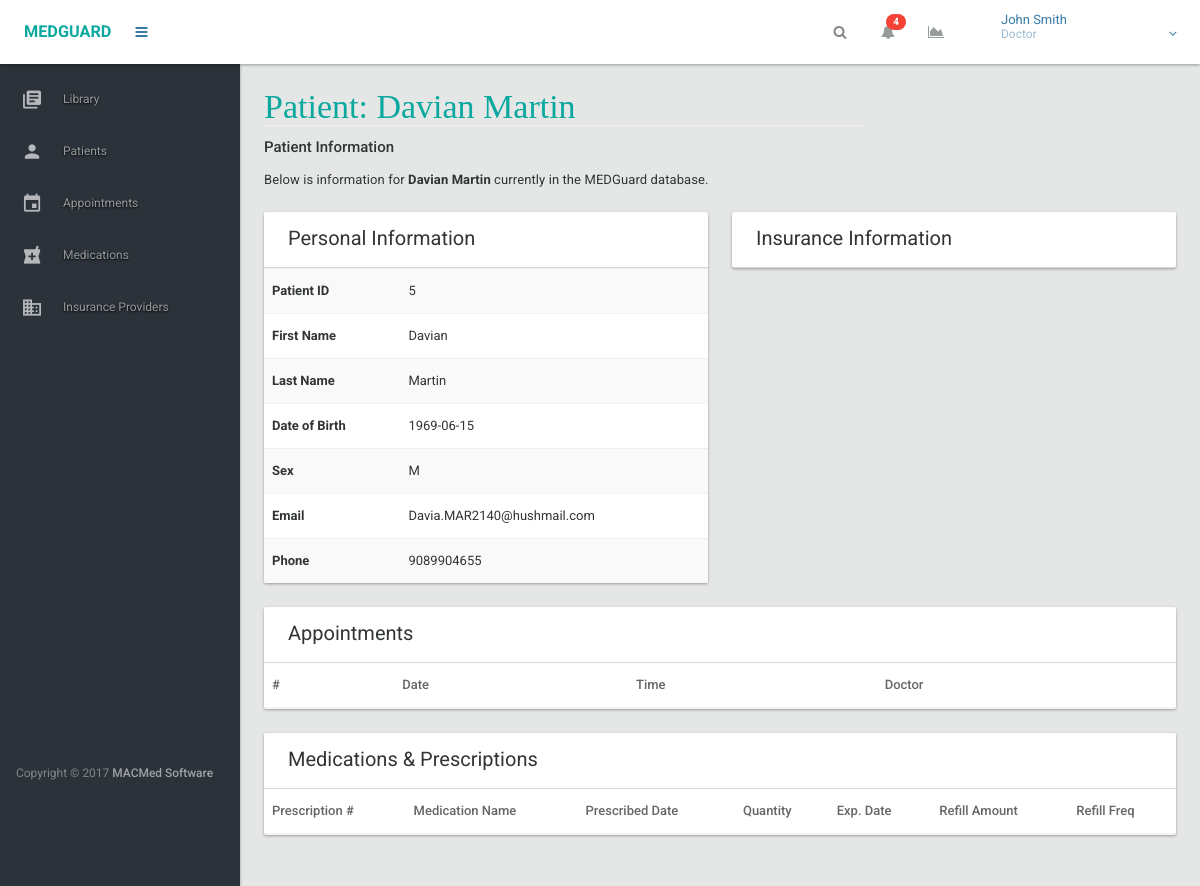
Screenshot of /patients/5 (signed in) with the database file from the repository.
### models.py (models this page shows, shortened)
class Roles(db.Model):
	__tablename__ = 'roles'
	role_id = db.Column(db.Integer, primary_key=True)
	name = db.Column(db.String(50), nullable=False)
	role = db.relationship('User_level', foreign_keys = 'User_level.role_id', backref='role')

class Users(db.Model):
	__tablename__ = 'users'
	user_id = db.Column(db.Integer, primary_key=True)
	last_name = db.Column(db.String(20), nullable=False)
	first_name = db.Column(db.String(20), nullable=False)
	sex = db.Column(db.String(1), nullable=False)
	dob = db.Column(db.Date, nullable=False)
	username = db.Column(db.String, unique=True, nullable=False)
	password = db.Column(db.String, nullable=False)
	email = db.Column(db.String, unique=True, nullable=False)
	phone_num = db.Column(db.String(10))
	user_presc = db.relationship('UserMedications', foreign_keys = 'UserMedications.user_id', backref = 'user_presc')
	user_insur = db.relationship('UserInsurance', foreign_keys = 'UserInsurance.user_id', backref = 'user_insur')
	user_role = db.relationship('User_level', foreign_keys = 'User_level.user_id', backref = 'user_role')
	appts = db.relationship('PatientAppt', foreign_keys = 'PatientAppt.patient_id', backref = 'appts')
	doc = db.relationship('PatientAppt', foreign_keys = 'PatientAppt.doctor_id', backref = 'doc')

### views.py (the view)
@app.route('/patients/<user_id>')
@login_required
def view_single_patient(user_id):
	data = Users.query.filter(Users.user_id == user_id).first()
	return render_template('patients-single.html', main_nav = render_nav('main'), data=data, logged_user = logged_in_user_all(), page_title='Patient: ' + data.first_name + ' ' + data.last_name)

### controller.py (called while the page is built)
def get_user_role(user_id):
	user = User_level.query.filter_by(user_id=user_id).first()
	if user is not None:
		return user.role_id
	else:
		return False

def get_role_name(role_id):
	role = Roles.query.filter_by(role_id=role_id).first()
	return role.name

### nav.py (called while the page is built)
def render_nav(location):
	if location == "main":
		return render_nav_main()

def render_nav_main():
	links = []
	user_id = session['user_id']
	role = get_user_role(user_id)
	for page in PAGE_ACCESS[role]:
		links.append(mg_get_link(page))
	return links

### user.py (called while the page is built)
def get_logged_in_user_all():
	user_id = session['user_id']
	user = Users.query.filter(Users.user_id == user_id).first()
	user_dict = {}
	user_dict['full_name'] = getattr(user, 'first_name') + " " + getattr(user, 'last_name')
	user_dict['role_name'] = get_role_name(get_user_role(user_id))
	return user_dict

def logged_in_user_all():
	if session['logged_in'] == True:
		return get_logged_in_user_all()

### views.py (called while the page is built)
def login_required(test):
	@wraps(test)
	def wrap(*args, **kwargs):
		if 'logged_in' in session:
			return test(*args, **kwargs)
		else:
			flash('You need to login first')
			return redirect(url_for('login'))
	return wrap

### templates/patients-single.html (shortened to what this page needs)
{% extends "dashboard.html" %}
{% block content %}
<div class="row">
	<div class="col-lg-12">
		<h4>Patient Information</h4>
	</div>
	<div class="col-md-8">
		<article class="margin-bottom-xxl">
			<p>
				Below is information for <b>{{ data.first_name }} {{ data.last_name }}</b> currently in the MEDGuard database.
			</p>
		</article>
	</div>
	<div class="col-lg-6">
		<div class="card card-underline">
			<div class="card-head">
				<header>Personal Information</header>
			</div>
			<div class="card-body no-padding">
				<div class="table-responsive no-margin">
					<table class="table table-striped no-margin">
						<tbody>
							<tr><td><b>Patient ID</b></td><td>{{ data.user_id }}</td>
							<tr><td><b>First Name</b></td><td>{{ data.first_name }}</td></tr>
							<tr><td><b>Last Name</b></td><td>{{ data.last_name }}</td></tr>
							<tr><td><b>Date of Birth</b></td><td>{{ data.dob }}</td></tr>
							<tr><td><b>Sex</b></td><td>{{ data.sex }}</td></tr>
							<tr><td><b>Email</b></td><td>{{ data.email }}</td></tr>
							<tr><td><b>Phone</b></td><td>{{ data.phone_num }}</td></tr>
						</tbody>
					</table>
				</div>
			</div>
		</div>
	</div>
	<div class="col-lg-6">
		<div class="card card-underline">
			<div class="card-head">
				<header>Insurance Information</header>
			</div>
		</div>
	</div>
</div>
<div class="row">
	<div class="col-lg-12">
		<div class="card card-underline">
			<div class="card-head">
				<header>Appointments</header>
			</div>
			<div class="card-body no-padding">
				<div class="table-responsive no-margin">
					<table class="table table-striped no-margin">
						<thead>
							<tr>
								<th>#</th>
								<th>Date</th>
								<th>Time</th>
								<th>Doctor</th>
							</tr>
						</thead>
					</table>
				</div>
			</div>
		</div>
	</div>
</div>
<div class="row">
	<div class="col-lg-12">
		<div class="card card-underline">
			<div class="card-head">
				<header>Medications & Prescriptions</header>
			</div>
			<div class="card-body no-padding">
				<div class="table-responsive no-margin">
					<table class="table table-striped no-margin">
						<thead>
							<tr>
								<th>Prescription #</th>
								<th>Medication Name</th>
								<th>Prescribed Date</th>
								<th>Quantity</th>
								<th>Exp. Date</th>
								<th>Refill Amount</th>
								<th>Refill Freq</th>
							</tr>
						</thead>
					</table>
				</div>
			</div>
		</div>
	</div>
</div>
{% endblock %}

### templates/dashboard-header.html (shortened to what this page needs)
<header id="header" >
	<div class="headerbar">
		<div class="headerbar-left">
			<ul class="header-nav header-nav-options">
				<li class="header-nav-brand" >
					<div class="brand-holder">
						<a href="../../html/dashboards/dashboard.html">
							<span class="text-lg text-bold text-primary">MEDGUARD</span>
						</a>
					</div>
				</li>
				<li>
					<a class="btn btn-icon-toggle menubar-toggle" data-toggle="menubar" href="javascript:void(0);">
						<i class="fa fa-bars"></i>
					</a>
				</li>
			</ul>
		</div>
		<div class="headerbar-right">
			<ul class="header-nav header-nav-options">
				<li>
					<form class="navbar-search" role="search">
						<button type="submit" class="btn btn-icon-toggle ink-reaction"><i class="fa fa-search"></i></button>
					</form>
				</li>
				<li class="dropdown hidden-xs">
					<a href="javascript:void(0);" class="btn btn-icon-toggle btn-default" data-toggle="dropdown">
						<i class="fa fa-bell"></i><sup class="badge style-danger">4</sup>
					</a>
				</li>
				<li class="dropdown hidden-xs">
					<a href="javascript:void(0);" class="btn btn-icon-toggle btn-default" data-toggle="dropdown">
						<i class="fa fa-area-chart"></i>
					</a>
				</li>
			</ul>
			<ul class="header-nav header-nav-profile">
				<li class="dropdown">
					<a href="javascript:void(0);" class="dropdown-toggle ink-reaction" data-toggle="dropdown">
						<span class="profile-info">
							{{ logged_user.full_name }}
							<small>{{ logged_user.role_name }}</small>
						</span>
					</a>
				</li>
			</ul>
		</div>
	</div>
</header>

### static/css/main.css (style rules this page uses)
a, h1, h2 { color: #377BA8; }

### rows the page displays
Roles: role_name "Doctor"
Users: first_name "Davian", last_name "Martin", user_id "5", dob "1969-06-15", sex "M", email "Davia.MAR2140@hushmail.com", phone_num "9089904655"

### other values shown
{{ logged_user.full_name }} "John Smith"
{{ page_title }} "Patient: Davian Martin"
{{ link['name'] }} "Library" "Patients" "Appointments" "Medications" "Insurance Providers"
